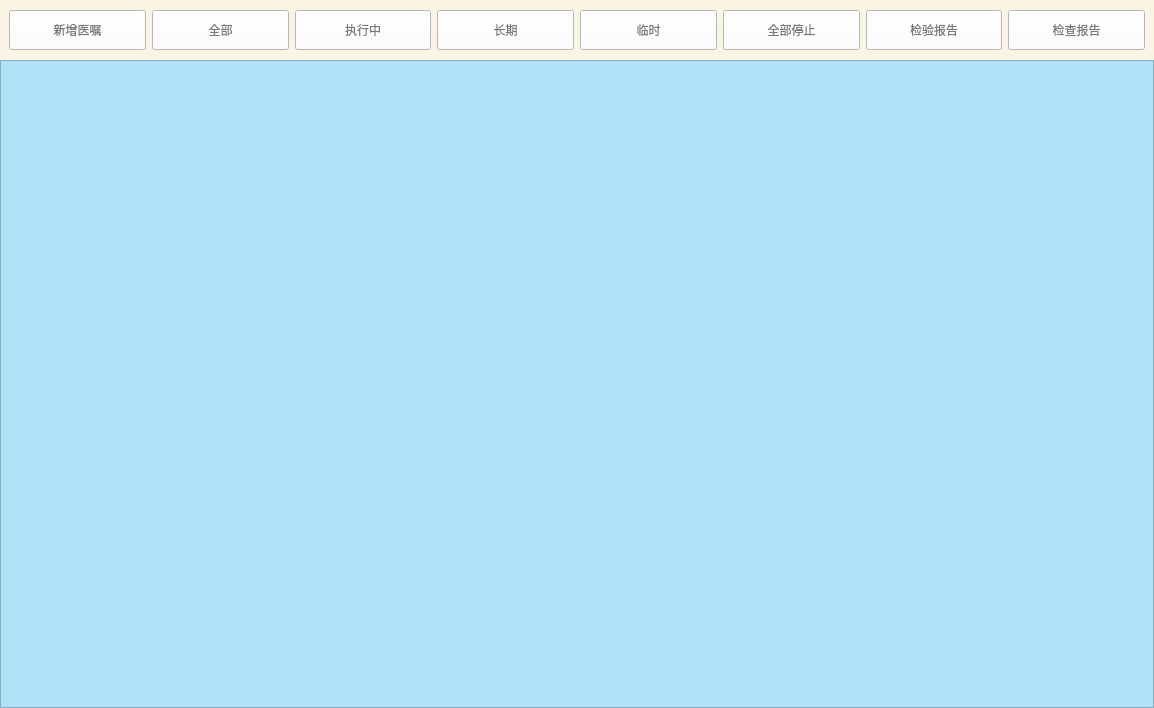
<?xml version="1.0" encoding="UTF-8"?>
<ui version="4.0">
 <class>DoctorWord</class>
 <widget class="QWidget" name="DoctorWord">
  <property name="geometry">
   <rect>
    <x>0</x>
    <y>0</y>
    <width>1154</width>
    <height>708</height>
   </rect>
  </property>
  <property name="windowTitle">
   <string>Form</string>
  </property>
  <layout class="QVBoxLayout" name="verticalLayout">
   <property name="spacing">
    <number>0</number>
   </property>
   <property name="leftMargin">
    <number>0</number>
   </property>
   <property name="topMargin">
    <number>0</number>
   </property>
   <property name="rightMargin">
    <number>0</number>
   </property>
   <property name="bottomMargin">
    <number>0</number>
   </property>
   <item>
    <widget class="QWidget" name="widget" native="true">
     <property name="minimumSize">
      <size>
       <width>0</width>
       <height>60</height>
      </size>
     </property>
     <property name="styleSheet">
      <string notr="true">QWidget
{
background:#faf4e4;
}


QPushButton{
background:#FFFFFF;
color:#797979;
}

QPushButton:hover
{
background:#bbd446;
}

QPushButton:pressed{
background:#AECCAB;

}
</string>
     </property>
     <layout class="QHBoxLayout" name="horizontalLayout">
      <item>
       <widget class="QPushButton" name="pushButton">
        <property name="minimumSize">
         <size>
          <width>0</width>
          <height>40</height>
         </size>
        </property>
        <property name="text">
         <string>新增医嘱</string>
        </property>
       </widget>
      </item>
      <item>
       <widget class="QPushButton" name="pushButton_2">
        <property name="minimumSize">
         <size>
          <width>0</width>
          <height>40</height>
         </size>
        </property>
        <property name="text">
         <string>全部</string>
        </property>
       </widget>
      </item>
      <item>
       <widget class="QPushButton" name="pushButton_3">
        <property name="minimumSize">
         <size>
          <width>0</width>
          <height>40</height>
         </size>
        </property>
        <property name="text">
         <string>执行中</string>
        </property>
       </widget>
      </item>
      <item>
       <widget class="QPushButton" name="pushButton_4">
        <property name="minimumSize">
         <size>
          <width>0</width>
          <height>40</height>
         </size>
        </property>
        <property name="text">
         <string>长期</string>
        </property>
       </widget>
      </item>
      <item>
       <widget class="QPushButton" name="pushButton_5">
        <property name="minimumSize">
         <size>
          <width>0</width>
          <height>40</height>
         </size>
        </property>
        <property name="text">
         <string>临时</string>
        </property>
       </widget>
      </item>
      <item>
       <widget class="QPushButton" name="pushButton_6">
        <property name="minimumSize">
         <size>
          <width>0</width>
          <height>40</height>
         </size>
        </property>
        <property name="text">
         <string>全部停止</string>
        </property>
       </widget>
      </item>
      <item>
       <widget class="QPushButton" name="pushButton_7">
        <property name="minimumSize">
         <size>
          <width>0</width>
          <height>40</height>
         </size>
        </property>
        <property name="text">
         <string>检验报告</string>
        </property>
       </widget>
      </item>
      <item>
       <widget class="QPushButton" name="pushButton_8">
        <property name="minimumSize">
         <size>
          <width>0</width>
          <height>40</height>
         </size>
        </property>
        <property name="text">
         <string>检查报告</string>
        </property>
       </widget>
      </item>
     </layout>
    </widget>
   </item>
   <item>
    <widget class="CustomTableView" name="tableView">
     <property name="styleSheet">
      <string notr="true">background:#AFE2F7;</string>
     </property>
    </widget>
   </item>
  </layout>
 </widget>
 <customwidgets>
  <customwidget>
   <class>CustomTableView</class>
   <extends>QTableView</extends>
   <header>widgets/customtableview/customtableview.h</header>
  </customwidget>
 </customwidgets>
 <resources/>
 <connections/>
</ui>
